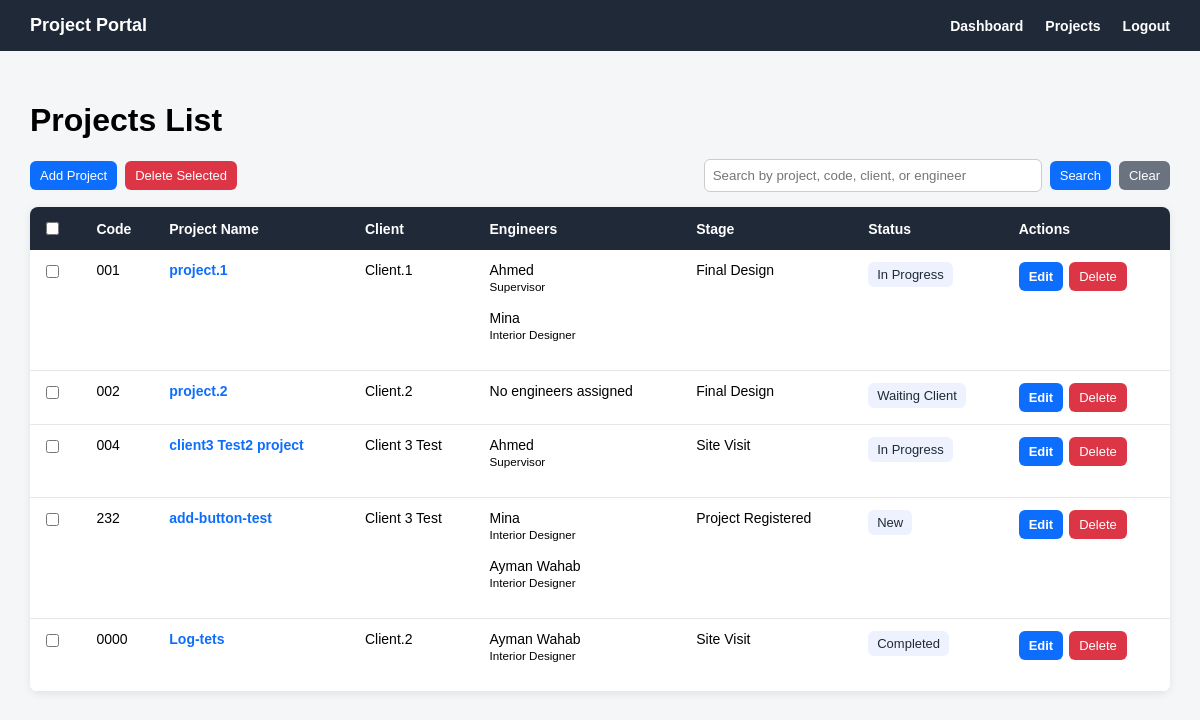
/projects/ (signed in), run on an earlier commit of the app's database.
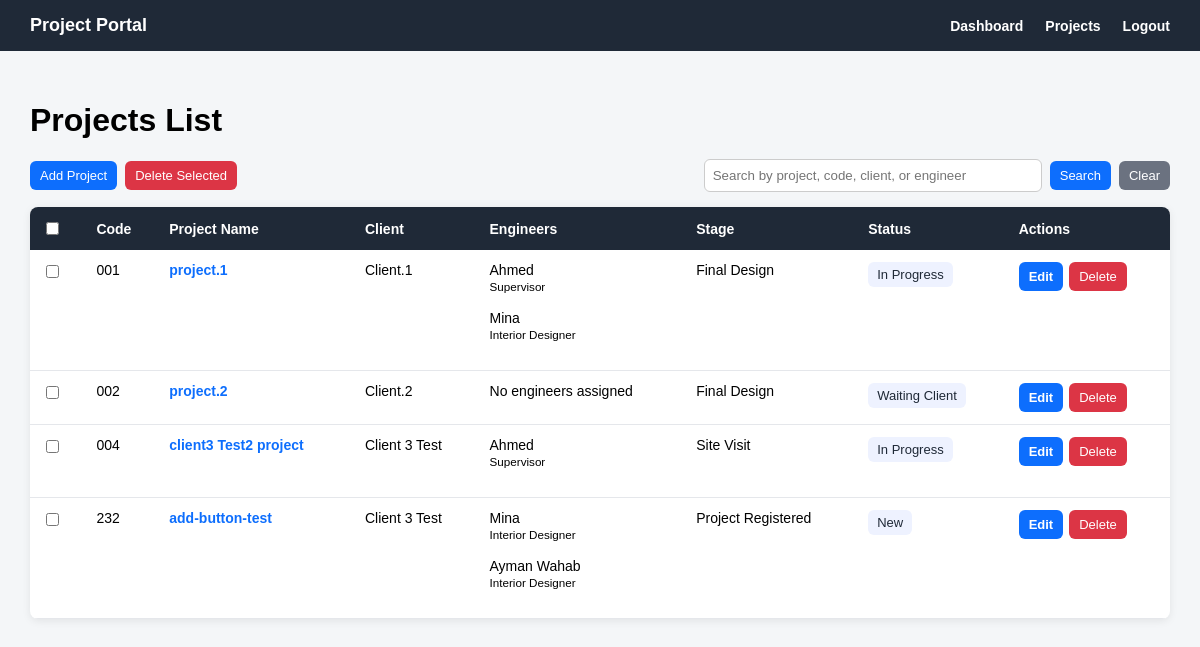
And on a later commit of the database.
### projects/models.py (models this page shows, shortened)
class Project(models.Model):
    class Status(models.TextChoices):
        NEW = 'NEW', 'New'
        IN_PROGRESS = 'IN_PROGRESS', 'In Progress'
        WAITING_CLIENT = 'WAITING_CLIENT', 'Waiting Client'
        COMPLETED = 'COMPLETED', 'Completed'
        CANCELLED = 'CANCELLED', 'Cancelled'
    class Stage(models.TextChoices):
        PROJECT_REGISTERED = 'PROJECT_REGISTERED', 'Project Registered'
        REQUIREMENTS_COLLECTED = 'REQUIREMENTS_COLLECTED', 'Requirements Collected'
        SITE_VISIT = 'SITE_VISIT', 'Site Visit'
        CONCEPT_DESIGN = 'CONCEPT_DESIGN', 'Concept Design'
        CLIENT_REVIEW = 'CLIENT_REVIEW', 'Client Review'
        REVISIONS = 'REVISIONS', 'Revisions'
        FINAL_DESIGN = 'FINAL_DESIGN', 'Final Design'
        DRAWINGS_PREPARATION = 'DRAWINGS_PREPARATION', 'Drawings Preparation'
        MUNICIPALITY_SUBMISSION = 'MUNICIPALITY_SUBMISSION', 'Municipality Submission'
        APPROVAL_STAGE = 'APPROVAL_STAGE', 'Approval Stage'
        SUPERVISION_EXECUTION = 'SUPERVISION_EXECUTION', 'Supervision / Execution'
        COMPLETED = 'COMPLETED', 'Completed'
    project_name = models.CharField(max_length=200)
    project_code = models.CharField(max_length=50, unique=True)
    client = models.ForeignKey(
        Client,
        on_delete=models.CASCADE,
        related_name='projects'
    )
    assigned_engineers = models.ManyToManyField(
        Engineer,
        blank=True,
        related_name='projects'
    )
    project_type = models.CharField(max_length=100, blank=True, null=True)
    location = models.CharField(max_length=200, blank=True, null=True)
    start_date = models.DateField(blank=True, null=True)
    expected_end_date = models.DateField(blank=True, null=True)
    current_stage = models.CharField(
        max_length=50,
        choices=Stage.choices,
        default=Stage.PROJECT_REGISTERED
    )
    status = models.CharField(
        max_length=30,
        choices=Status.choices,
        default=Status.NEW
    )
    description = models.TextField(blank=True, null=True)
    created_at = models.DateTimeField(auto_now_add=True)

### clients/models.py (models this page shows)
class Client(models.Model):
    user = models.OneToOneField(
        settings.AUTH_USER_MODEL,
        on_delete=models.CASCADE,
        related_name='client_profile',
        blank=True,
        null=True
    )
    client_name = models.CharField(max_length=150)
    company_name = models.CharField(max_length=150, blank=True, null=True)
    phone = models.CharField(max_length=30)
    email = models.EmailField(blank=True, null=True)
    address = models.TextField(blank=True, null=True)
    is_active = models.BooleanField(default=True)
    created_at = models.DateTimeField(auto_now_add=True)
    def __str__(self):
        return self.client_name

### engineers/models.py (models this page shows, shortened)
class Engineer(models.Model):
    class Department(models.TextChoices):
        INTERIOR_DESIGNER = 'INTERIOR_DESIGNER', 'Interior Designer'
        MECHANICAL_ENGINEER = 'MECHANICAL_ENGINEER', 'Mechanical Engineer'
        ELECTRICAL_ENGINEER = 'ELECTRICAL_ENGINEER', 'Electrical Engineer'
        SUPERVISOR = 'SUPERVISOR', 'Supervisor'
        ARCHITECT = 'ARCHITECT', 'Architect'
    user = models.OneToOneField(
        settings.AUTH_USER_MODEL,
        on_delete=models.CASCADE,
        related_name='engineer_profile'
    )
    engineer_name = models.CharField(max_length=150)
    department = models.CharField(
        max_length=50,
        choices=Department.choices,
        blank=True,
        null=True
    )
    phone = models.CharField(max_length=30, blank=True, null=True)
    email = models.EmailField(blank=True, null=True)
    specialization = models.CharField(max_length=150, blank=True, null=True)
    is_active = models.BooleanField(default=True)
    created_at = models.DateTimeField(auto_now_add=True)

### projects/views.py (the view)
# urls.py: path('', project_list_view, name='project_list'),
@login_required
def project_list_view(request):
    if request.user.role == 'ADMIN':
        projects = Project.objects.all()
    elif request.user.role == 'ENGINEER':
        projects = Project.objects.filter(
            assigned_engineers__user=request.user
        )
    elif request.user.role == 'CLIENT':
        projects = Project.objects.filter(
            client__user=request.user
        )
    else:
        projects = Project.objects.none()
    status_filter = request.GET.get('status')
    search_query = request.GET.get('q')
    if status_filter: projects = projects.filter(status=status_filter)
    if search_query: projects = projects.filter(
        Q(project_name__icontains=search_query) |
        Q(project_code__icontains=search_query) |
        Q(client__client_name__icontains=search_query) |
        Q(assigned_engineers__engineer_name__icontains=search_query)
    ).distinct()
    return render(request, 'projects/project_list.html', {
    'projects': projects,
    'status_filter': status_filter,
    'search_query': search_query,
})

### templates/projects/project_list.html (shortened to what the changed rows need)
{% extends 'base.html' %}
{% block content %}
<div class="page-header">
    <h1>Projects List</h1>
</div>
{% if projects %}
    <table class="projects-table">
        <tr>
            {% if request.user.role == 'ADMIN' %}
                <th>
                    <input type="checkbox" onclick="toggleProjectCheckboxes(this)">
                </th>
            {% endif %}
            <th>Code</th>
            <th>Project Name</th>
            <th>Client</th>
            <th>Engineers</th>
            <th>Stage</th>
            <th>Status</th>
            {% if request.user.role == 'ADMIN' %}
                <th>Actions</th>
            {% endif %}
        </tr>
        {% for project in projects %}
            <tr>
                {% if request.user.role == 'ADMIN' %}
                    <td>
                        <input type="checkbox"
                               name="selected_projects"
                               value="{{ project.pk }}"
                               form="bulkDeleteForm">
                    </td>
                {% endif %}
                <td>{{ project.project_code }}</td>
                <td>
                    <a href="{% url 'projects:project_detail' project.pk %}">
                        {{ project.project_name }}
                    </a>
                </td>
                <td>{{ project.client }}</td>
                <td>
                    {% for engineer in project.assigned_engineers.all %}
                        {{ engineer.engineer_name }}
                        {% if engineer.department %}
                            <br>
                            <small>{{ engineer.get_department_display }}</small>
                        {% endif %}
                        <br><br>
                    {% empty %}
                        No engineers assigned
                    {% endfor %}
                </td>
                <td>{{ project.get_current_stage_display }}</td>
                <td>
                    <span class="status-badge">
                        {{ project.get_status_display }}
                    </span>
                </td>
                {% if request.user.role == 'ADMIN' %}
                    <td>
                        <div class="table-actions">
                            <a href="{% url 'projects:project_edit' project.pk %}" class="btn btn-primary">
                                Edit
                            </a>
                            <form method="post"
                                  action="{% url 'projects:project_delete' project.pk %}"
                                  style="margin: 0;"
                                  onsubmit="return confirm('Are you sure you want to delete this project? This may also remove its related files and comments.');">
                                <button type="submit" class="btn btn-danger">
                                    Delete
                                </button>
                            </form>
                        </div>
                    </td>
                {% endif %}
            </tr>
        {% endfor %}
    </table>
{% endif %}
{% endblock %}

What changed in the data, as far as the page shows it:
removed Project: project_code "0000", project_name "Log-tets", client "Client.2", current_stage "Site Visit", status "Completed", Engineer (engineer_name "Ayman Wahab", department "Interior Designer")
